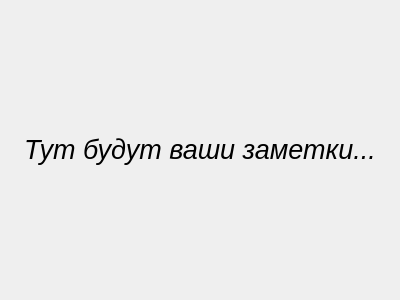
<?xml version="1.0" encoding="UTF-8"?>
<ui version="4.0">
 <class>startPage</class>
 <widget class="QWidget" name="startPage">
  <property name="geometry">
   <rect>
    <x>0</x>
    <y>0</y>
    <width>400</width>
    <height>300</height>
   </rect>
  </property>
  <property name="windowTitle">
   <string>Form</string>
  </property>
  <property name="styleSheet">
   <string notr="true"/>
  </property>
  <layout class="QHBoxLayout" name="horizontalLayout">
   <item alignment="Qt::AlignHCenter|Qt::AlignVCenter">
    <widget class="QLabel" name="label">
     <property name="font">
      <font>
       <pointsize>20</pointsize>
       <italic>true</italic>
      </font>
     </property>
     <property name="text">
      <string>Тут будут ваши заметки...</string>
     </property>
    </widget>
   </item>
  </layout>
 </widget>
 <resources/>
 <connections/>
</ui>
